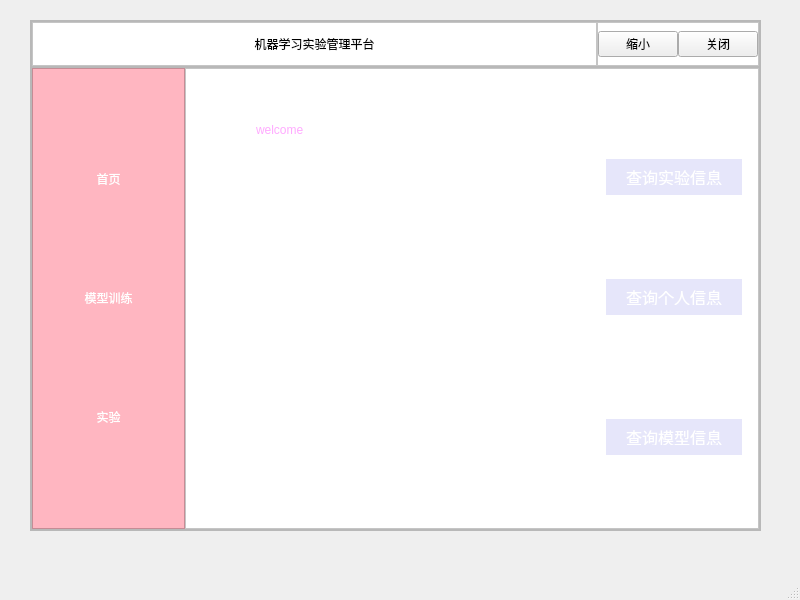
<?xml version="1.0" encoding="UTF-8"?>
<ui version="4.0">
 <class>MainWindow</class>
 <widget class="QMainWindow" name="MainWindow">
  <property name="geometry">
   <rect>
    <x>0</x>
    <y>0</y>
    <width>800</width>
    <height>600</height>
   </rect>
  </property>
  <property name="windowTitle">
   <string>MainWindow</string>
  </property>
  <widget class="QWidget" name="centralwidget">
   <widget class="QFrame" name="frame">
    <property name="geometry">
     <rect>
      <x>30</x>
      <y>20</y>
      <width>731</width>
      <height>511</height>
     </rect>
    </property>
    <property name="minimumSize">
     <size>
      <width>731</width>
      <height>511</height>
     </size>
    </property>
    <property name="styleSheet">
     <string notr="true"/>
    </property>
    <property name="frameShape">
     <enum>QFrame::StyledPanel</enum>
    </property>
    <property name="frameShadow">
     <enum>QFrame::Raised</enum>
    </property>
    <layout class="QVBoxLayout" name="verticalLayout">
     <property name="spacing">
      <number>0</number>
     </property>
     <property name="leftMargin">
      <number>0</number>
     </property>
     <property name="topMargin">
      <number>0</number>
     </property>
     <property name="rightMargin">
      <number>0</number>
     </property>
     <property name="bottomMargin">
      <number>0</number>
     </property>
     <item>
      <widget class="QFrame" name="frame_2">
       <property name="sizePolicy">
        <sizepolicy hsizetype="Preferred" vsizetype="Expanding">
         <horstretch>0</horstretch>
         <verstretch>1</verstretch>
        </sizepolicy>
       </property>
       <property name="styleSheet">
        <string notr="true"/>
       </property>
       <property name="frameShape">
        <enum>QFrame::StyledPanel</enum>
       </property>
       <property name="frameShadow">
        <enum>QFrame::Raised</enum>
       </property>
       <layout class="QHBoxLayout" name="horizontalLayout">
        <property name="spacing">
         <number>0</number>
        </property>
        <property name="leftMargin">
         <number>0</number>
        </property>
        <property name="topMargin">
         <number>0</number>
        </property>
        <property name="rightMargin">
         <number>0</number>
        </property>
        <property name="bottomMargin">
         <number>0</number>
        </property>
        <item>
         <widget class="QFrame" name="frame_4">
          <property name="sizePolicy">
           <sizepolicy hsizetype="Expanding" vsizetype="Preferred">
            <horstretch>15</horstretch>
            <verstretch>0</verstretch>
           </sizepolicy>
          </property>
          <property name="styleSheet">
           <string notr="true">#frame_4 {
    background-color: rgba(255,255,255); 
}</string>
          </property>
          <property name="frameShape">
           <enum>QFrame::StyledPanel</enum>
          </property>
          <property name="frameShadow">
           <enum>QFrame::Raised</enum>
          </property>
          <layout class="QHBoxLayout" name="horizontalLayout_2">
           <property name="spacing">
            <number>0</number>
           </property>
           <property name="leftMargin">
            <number>0</number>
           </property>
           <property name="topMargin">
            <number>0</number>
           </property>
           <property name="rightMargin">
            <number>0</number>
           </property>
           <property name="bottomMargin">
            <number>0</number>
           </property>
           <item>
            <widget class="QPushButton" name="pushButton">
             <property name="styleSheet">
              <string notr="true">QPushButton:hover {
    padding-bottom: 5px; /* 鼠标悬停时按钮底部内边距为5px */
}

QPushButton {
    border: none; /* 移除按钮边框 */
}</string>
             </property>
             <property name="text">
              <string>机器学习实验管理平台</string>
             </property>
            </widget>
           </item>
          </layout>
         </widget>
        </item>
        <item>
         <widget class="QFrame" name="frame_5">
          <property name="sizePolicy">
           <sizepolicy hsizetype="Expanding" vsizetype="Preferred">
            <horstretch>1</horstretch>
            <verstretch>0</verstretch>
           </sizepolicy>
          </property>
          <property name="styleSheet">
           <string notr="true">QPushButton:hover{
padding-bottom:5px;
}
#frame_5 {
    background-color: rgba(255,255,255); 
}</string>
          </property>
          <property name="frameShape">
           <enum>QFrame::StyledPanel</enum>
          </property>
          <property name="frameShadow">
           <enum>QFrame::Raised</enum>
          </property>
          <layout class="QHBoxLayout" name="horizontalLayout_3">
           <property name="spacing">
            <number>0</number>
           </property>
           <property name="leftMargin">
            <number>0</number>
           </property>
           <property name="topMargin">
            <number>0</number>
           </property>
           <property name="rightMargin">
            <number>0</number>
           </property>
           <property name="bottomMargin">
            <number>0</number>
           </property>
           <item>
            <widget class="QPushButton" name="pushButton_Minimize">
             <property name="text">
              <string>缩小</string>
             </property>
             <property name="icon">
              <iconset>
               <normaloff>C:/Users/26306/.designer/icon/花花.png</normaloff>C:/Users/26306/.designer/icon/花花.png</iconset>
             </property>
            </widget>
           </item>
           <item>
            <widget class="QPushButton" name="pushButton_Close2">
             <property name="text">
              <string>关闭</string>
             </property>
             <property name="icon">
              <iconset>
               <normaloff>C:/Users/26306/.designer/icon/郁金香.png</normaloff>C:/Users/26306/.designer/icon/郁金香.png</iconset>
             </property>
            </widget>
           </item>
          </layout>
         </widget>
        </item>
       </layout>
      </widget>
     </item>
     <item>
      <widget class="QFrame" name="frame_3">
       <property name="sizePolicy">
        <sizepolicy hsizetype="Preferred" vsizetype="Expanding">
         <horstretch>0</horstretch>
         <verstretch>10</verstretch>
        </sizepolicy>
       </property>
       <property name="frameShape">
        <enum>QFrame::StyledPanel</enum>
       </property>
       <property name="frameShadow">
        <enum>QFrame::Raised</enum>
       </property>
       <layout class="QHBoxLayout" name="horizontalLayout_4">
        <property name="spacing">
         <number>0</number>
        </property>
        <property name="leftMargin">
         <number>0</number>
        </property>
        <property name="topMargin">
         <number>0</number>
        </property>
        <property name="rightMargin">
         <number>0</number>
        </property>
        <property name="bottomMargin">
         <number>0</number>
        </property>
        <item>
         <widget class="QFrame" name="frame_6">
          <property name="sizePolicy">
           <sizepolicy hsizetype="Expanding" vsizetype="Preferred">
            <horstretch>4</horstretch>
            <verstretch>0</verstretch>
           </sizepolicy>
          </property>
          <property name="styleSheet">
           <string notr="true">#frame_6 {
    background-color: rgba(255, 182, 193); /* 半透明的淡粉色背景 */
}

QPushButton {
    border: none; /* 无边框 */
    color: rgb(255, 255, 255); /* 文字颜色为白色 */
    font: 14pt &quot;隶书&quot;; /* 修正字体大小和字体族的声明 */
}

QPushButton:hover {
    color: rgb(189, 189, 189); /* 鼠标悬停时的文字颜色 */
}
QPushButton:pressed {
    color: rgb(100, 100, 100); /* 按钮被按下时的文字颜色 */
}</string>
          </property>
          <property name="frameShape">
           <enum>QFrame::StyledPanel</enum>
          </property>
          <property name="frameShadow">
           <enum>QFrame::Raised</enum>
          </property>
          <layout class="QVBoxLayout" name="verticalLayout_2">
           <property name="spacing">
            <number>0</number>
           </property>
           <property name="leftMargin">
            <number>0</number>
           </property>
           <property name="topMargin">
            <number>0</number>
           </property>
           <property name="rightMargin">
            <number>0</number>
           </property>
           <property name="bottomMargin">
            <number>0</number>
           </property>
           <item>
            <widget class="QPushButton" name="pushButton_Home">
             <property name="text">
              <string>首页</string>
             </property>
            </widget>
           </item>
           <item>
            <widget class="QPushButton" name="pushButton_Model">
             <property name="text">
              <string>模型训练</string>
             </property>
            </widget>
           </item>
           <item>
            <widget class="QPushButton" name="pushButton_Experiments">
             <property name="text">
              <string>实验</string>
             </property>
            </widget>
           </item>
          </layout>
         </widget>
        </item>
        <item>
         <widget class="QFrame" name="frame_7">
          <property name="sizePolicy">
           <sizepolicy hsizetype="Expanding" vsizetype="Preferred">
            <horstretch>15</horstretch>
            <verstretch>0</verstretch>
           </sizepolicy>
          </property>
          <property name="styleSheet">
           <string notr="true">#frame_7 {
    background-color: rgba(255,255,255); 
}</string>
          </property>
          <property name="frameShape">
           <enum>QFrame::StyledPanel</enum>
          </property>
          <property name="frameShadow">
           <enum>QFrame::Raised</enum>
          </property>
          <layout class="QVBoxLayout" name="verticalLayout_3">
           <property name="spacing">
            <number>0</number>
           </property>
           <property name="leftMargin">
            <number>0</number>
           </property>
           <property name="topMargin">
            <number>0</number>
           </property>
           <property name="rightMargin">
            <number>0</number>
           </property>
           <property name="bottomMargin">
            <number>0</number>
           </property>
           <item>
            <widget class="QStackedWidget" name="stackedWidget">
             <property name="styleSheet">
              <string notr="true"/>
             </property>
             <property name="currentIndex">
              <number>0</number>
             </property>
             <widget class="QWidget" name="page_Home">
              <widget class="QPushButton" name="pushButton_Experiment_Info">
               <property name="geometry">
                <rect>
                 <x>420</x>
                 <y>90</y>
                 <width>136</width>
                 <height>36</height>
                </rect>
               </property>
               <property name="styleSheet">
                <string notr="true">QPushButton {  
                background-color: #e6e6fa; /* 浅紫色背景 */  
                color: #ffffff; /* 白色字体 */  
                border: none; /* 移除边框 */  
                padding: 10px 20px; /* 内边距 */  
                text-align: center; /* 文本居中 */  
                font-size: 16px; /* 字体大小 */  
                cursor: pointer; /* 鼠标悬停时显示指针 */  
            }  
            QPushButton:hover {  
                background-color: #d1d1f0; /* 鼠标悬停时的背景色 */  
            }  
            QPushButton:pressed {  
                background-color: #b3b3e6; /* 按钮按下时的背景色 */  
            }  </string>
               </property>
               <property name="text">
                <string>查询实验信息</string>
               </property>
              </widget>
              <widget class="QPushButton" name="pushButton_Personal_Info">
               <property name="geometry">
                <rect>
                 <x>420</x>
                 <y>210</y>
                 <width>136</width>
                 <height>36</height>
                </rect>
               </property>
               <property name="styleSheet">
                <string notr="true">QPushButton {  
                background-color: #e6e6fa; /* 浅紫色背景 */  
                color: #ffffff; /* 白色字体 */  
                border: none; /* 移除边框 */  
                padding: 10px 20px; /* 内边距 */  
                text-align: center; /* 文本居中 */  
                font-size: 16px; /* 字体大小 */  
                cursor: pointer; /* 鼠标悬停时显示指针 */  
            }  
            QPushButton:hover {  
                background-color: #d1d1f0; /* 鼠标悬停时的背景色 */  
            }  
            QPushButton:pressed {  
                background-color: #b3b3e6; /* 按钮按下时的背景色 */  
            }  </string>
               </property>
               <property name="text">
                <string>查询个人信息</string>
               </property>
              </widget>
              <widget class="QPushButton" name="pushButton_model">
               <property name="geometry">
                <rect>
                 <x>420</x>
                 <y>350</y>
                 <width>136</width>
                 <height>36</height>
                </rect>
               </property>
               <property name="styleSheet">
                <string notr="true">QPushButton {  
                background-color: #e6e6fa; /* 浅紫色背景 */  
                color: #ffffff; /* 白色字体 */  
                border: none; /* 移除边框 */  
                padding: 10px 20px; /* 内边距 */  
                text-align: center; /* 文本居中 */  
                font-size: 16px; /* 字体大小 */  
                cursor: pointer; /* 鼠标悬停时显示指针 */  
            }  
            QPushButton:hover {  
                background-color: #d1d1f0; /* 鼠标悬停时的背景色 */  
            }  
            QPushButton:pressed {  
                background-color: #b3b3e6; /* 按钮按下时的背景色 */  
            }  </string>
               </property>
               <property name="text">
                <string>查询模型信息</string>
               </property>
              </widget>
              <widget class="QLabel" name="label">
               <property name="geometry">
                <rect>
                 <x>70</x>
                 <y>10</y>
                 <width>251</width>
                 <height>101</height>
                </rect>
               </property>
               <property name="styleSheet">
                <string notr="true">
color: rgb(255, 170, 255);
font: 48pt &quot;华文行楷&quot;;</string>
               </property>
               <property name="text">
                <string>welcome</string>
               </property>
              </widget>
              <widget class="QLabel" name="label_8">
               <property name="geometry">
                <rect>
                 <x>60</x>
                 <y>170</y>
                 <width>231</width>
                 <height>211</height>
                </rect>
               </property>
               <property name="styleSheet">
                <string notr="true">image: url(:/icons/icon/喜鹊.png);</string>
               </property>
               <property name="text">
                <string/>
               </property>
              </widget>
             </widget>
             <widget class="QWidget" name="page_Mmodel">
              <widget class="QTableWidget" name="tableWidget_4">
               <property name="geometry">
                <rect>
                 <x>10</x>
                 <y>80</y>
                 <width>571</width>
                 <height>231</height>
                </rect>
               </property>
               <column>
                <property name="text">
                 <string>模型名</string>
                </property>
               </column>
               <column>
                <property name="text">
                 <string>评估效果</string>
                </property>
               </column>
               <column>
                <property name="text">
                 <string>数据集路径</string>
                </property>
               </column>
               <column>
                <property name="text">
                 <string>模型路径</string>
                </property>
               </column>
               <column>
                <property name="text">
                 <string>模型参数</string>
                </property>
               </column>
               <column>
                <property name="text">
                 <string/>
                </property>
               </column>
               <column>
                <property name="text">
                 <string/>
                </property>
               </column>
               <column>
                <property name="text">
                 <string/>
                </property>
               </column>
               <column>
                <property name="text">
                 <string/>
                </property>
               </column>
              </widget>
              <widget class="QPushButton" name="pushButton_look_4">
               <property name="geometry">
                <rect>
                 <x>50</x>
                 <y>370</y>
                 <width>93</width>
                 <height>28</height>
                </rect>
               </property>
               <property name="text">
                <string>查看</string>
               </property>
              </widget>
              <widget class="QPushButton" name="pushButton_modify_2">
               <property name="geometry">
                <rect>
                 <x>340</x>
                 <y>370</y>
                 <width>93</width>
                 <height>28</height>
                </rect>
               </property>
               <property name="text">
                <string>修改</string>
               </property>
              </widget>
              <widget class="QLabel" name="label_9">
               <property name="geometry">
                <rect>
                 <x>20</x>
                 <y>20</y>
                 <width>171</width>
                 <height>31</height>
                </rect>
               </property>
               <property name="styleSheet">
                <string notr="true">font: 15pt &quot;幼圆&quot;;</string>
               </property>
               <property name="text">
                <string>查看模型信息</string>
               </property>
              </widget>
             </widget>
             <widget class="QWidget" name="page_Personal_Info">
              <layout class="QGridLayout" name="gridLayout">
               <item row="1" column="3">
                <widget class="QLineEdit" name="lineEdit_Email">
                 <property name="text">
                  <string/>
                 </property>
                </widget>
               </item>
               <item row="3" column="1">
                <widget class="QPushButton" name="pushButton_look">
                 <property name="minimumSize">
                  <size>
                   <width>0</width>
                   <height>28</height>
                  </size>
                 </property>
                 <property name="styleSheet">
                  <string notr="true">background-color: rgb(15, 15, 15);
color: rgb(255, 255, 255);</string>
                 </property>
                 <property name="text">
                  <string>查看</string>
                 </property>
                </widget>
               </item>
               <item row="0" column="3">
                <widget class="QLineEdit" name="lineEdit_Username">
                 <property name="text">
                  <string/>
                 </property>
                </widget>
               </item>
               <item row="1" column="1">
                <widget class="QLineEdit" name="lineEdit_PasswordHash">
                 <property name="text">
                  <string/>
                 </property>
                </widget>
               </item>
               <item row="2" column="3">
                <widget class="QLineEdit" name="lineEdit_RegistrationDate">
                 <property name="text">
                  <string/>
                 </property>
                </widget>
               </item>
               <item row="2" column="1">
                <widget class="QLineEdit" name="lineEdit_Gender">
                 <property name="text">
                  <string/>
                 </property>
                </widget>
               </item>
               <item row="3" column="3">
                <widget class="QPushButton" name="pushButton_modify">
                 <property name="styleSheet">
                  <string notr="true">background-color: rgb(4, 4, 4);
color: rgb(255, 255, 255);</string>
                 </property>
                 <property name="text">
                  <string>修改</string>
                 </property>
                </widget>
               </item>
               <item row="0" column="1">
                <widget class="QLineEdit" name="lineEdit_UserID">
                 <property name="text">
                  <string/>
                 </property>
                </widget>
               </item>
               <item row="0" column="2">
                <widget class="QLabel" name="label_5">
                 <property name="text">
                  <string>   用户名：</string>
                 </property>
                </widget>
               </item>
               <item row="0" column="0">
                <widget class="QLabel" name="label_6">
                 <property name="styleSheet">
                  <string notr="true">font: 10pt &quot;隶书&quot;;</string>
                 </property>
                 <property name="text">
                  <string>ID:</string>
                 </property>
                </widget>
               </item>
               <item row="1" column="0">
                <widget class="QLabel" name="label_11">
                 <property name="text">
                  <string>密码：</string>
                 </property>
                </widget>
               </item>
               <item row="2" column="0">
                <widget class="QLabel" name="label_12">
                 <property name="text">
                  <string>性别：</string>
                 </property>
                </widget>
               </item>
               <item row="1" column="2">
                <widget class="QLabel" name="label_13">
                 <property name="text">
                  <string>    邮箱：</string>
                 </property>
                </widget>
               </item>
               <item row="2" column="2">
                <widget class="QLabel" name="label_14">
                 <property name="text">
                  <string>   注册时间：</string>
                 </property>
                </widget>
               </item>
              </layout>
             </widget>
             <widget class="QWidget" name="page_Experiment_Info">
              <widget class="QTableWidget" name="tableWidget">
               <property name="geometry">
                <rect>
                 <x>10</x>
                 <y>110</y>
                 <width>561</width>
                 <height>171</height>
                </rect>
               </property>
               <column>
                <property name="text">
                 <string>实验ID:</string>
                </property>
               </column>
               <column>
                <property name="text">
                 <string>实验名：</string>
                </property>
               </column>
               <column>
                <property name="text">
                 <string>实验状态</string>
                </property>
               </column>
               <column>
                <property name="text">
                 <string>实验时间</string>
                </property>
               </column>
              </widget>
              <widget class="QPushButton" name="pushButton_look_1">
               <property name="geometry">
                <rect>
                 <x>80</x>
                 <y>330</y>
                 <width>93</width>
                 <height>28</height>
                </rect>
               </property>
               <property name="text">
                <string>查询</string>
               </property>
              </widget>
              <widget class="QPushButton" name="pushButton_delete">
               <property name="geometry">
                <rect>
                 <x>340</x>
                 <y>330</y>
                 <width>93</width>
                 <height>28</height>
                </rect>
               </property>
               <property name="text">
                <string>删除</string>
               </property>
              </widget>
              <widget class="QLabel" name="label_10">
               <property name="geometry">
                <rect>
                 <x>30</x>
                 <y>20</y>
                 <width>161</width>
                 <height>51</height>
                </rect>
               </property>
               <property name="styleSheet">
                <string notr="true">font: 15pt &quot;幼圆&quot;;</string>
               </property>
               <property name="text">
                <string>查看实验信息</string>
               </property>
              </widget>
             </widget>
             <widget class="QWidget" name="page_Admin">
              <widget class="QLabel" name="label_2">
               <property name="geometry">
                <rect>
                 <x>10</x>
                 <y>0</y>
                 <width>211</width>
                 <height>111</height>
                </rect>
               </property>
               <property name="styleSheet">
                <string notr="true">font: 24pt &quot;Agency FB&quot;;</string>
               </property>
               <property name="text">
                <string>管理员页面</string>
               </property>
              </widget>
              <widget class="QPushButton" name="pushButton_Manage_Profile">
               <property name="geometry">
                <rect>
                 <x>30</x>
                 <y>100</y>
                 <width>151</width>
                 <height>71</height>
                </rect>
               </property>
               <property name="text">
                <string>管理个人账户</string>
               </property>
              </widget>
              <widget class="QPushButton" name="pushButton_Manage_Experiments">
               <property name="geometry">
                <rect>
                 <x>310</x>
                 <y>100</y>
                 <width>141</width>
                 <height>71</height>
                </rect>
               </property>
               <property name="text">
                <string>管理实验信息</string>
               </property>
              </widget>
             </widget>
             <widget class="QWidget" name="page_Manage_Profile">
              <widget class="QTableWidget" name="tableWidget_3">
               <property name="geometry">
                <rect>
                 <x>30</x>
                 <y>80</y>
                 <width>531</width>
                 <height>261</height>
                </rect>
               </property>
               <column>
                <property name="text">
                 <string>用户ID</string>
                </property>
               </column>
               <column>
                <property name="text">
                 <string>用户名</string>
                </property>
               </column>
               <column>
                <property name="text">
                 <string>密码</string>
                </property>
               </column>
               <column>
                <property name="text">
                 <string>注册时间</string>
                </property>
               </column>
               <column>
                <property name="text">
                 <string>邮箱</string>
                </property>
               </column>
               <column>
                <property name="text">
                 <string>性别</string>
                </property>
               </column>
              </widget>
              <widget class="QPushButton" name="pushButton_look_3">
               <property name="geometry">
                <rect>
                 <x>70</x>
                 <y>380</y>
                 <width>93</width>
                 <height>28</height>
                </rect>
               </property>
               <property name="text">
                <string>查询</string>
               </property>
              </widget>
              <widget class="QPushButton" name="pushButton_delete_3">
               <property name="geometry">
                <rect>
                 <x>380</x>
                 <y>380</y>
                 <width>93</width>
                 <height>28</height>
                </rect>
               </property>
               <property name="text">
                <string>删除</string>
               </property>
              </widget>
             </widget>
             <widget class="QWidget" name="page_Manage_Experiments">
              <widget class="QTableWidget" name="tableWidget_2">
               <property name="geometry">
                <rect>
                 <x>0</x>
                 <y>130</y>
                 <width>571</width>
                 <height>192</height>
                </rect>
               </property>
               <column>
                <property name="text">
                 <string>用户ID</string>
                </property>
               </column>
               <column>
                <property name="text">
                 <string>实验ID</string>
                </property>
               </column>
               <column>
                <property name="text">
                 <string>实验状态</string>
                </property>
               </column>
               <column>
                <property name="text">
                 <string>实验状态</string>
                </property>
               </column>
               <column>
                <property name="text">
                 <string>实验时间</string>
                </property>
               </column>
              </widget>
              <widget class="QPushButton" name="pushButton_look_2">
               <property name="geometry">
                <rect>
                 <x>70</x>
                 <y>380</y>
                 <width>93</width>
                 <height>28</height>
                </rect>
               </property>
               <property name="text">
                <string>查询</string>
               </property>
              </widget>
              <widget class="QPushButton" name="pushButton_delete_2">
               <property name="geometry">
                <rect>
                 <x>320</x>
                 <y>380</y>
                 <width>93</width>
                 <height>28</height>
                </rect>
               </property>
               <property name="text">
                <string>修改</string>
               </property>
              </widget>
             </widget>
             <widget class="QWidget" name="page_Model">
              <widget class="QComboBox" name="comboBox">
               <property name="geometry">
                <rect>
                 <x>290</x>
                 <y>40</y>
                 <width>171</width>
                 <height>22</height>
                </rect>
               </property>
               <item>
                <property name="text">
                 <string>CNN</string>
                </property>
               </item>
               <item>
                <property name="text">
                 <string>Random_Forest</string>
                </property>
               </item>
               <item>
                <property name="text">
                 <string>RESNET</string>
                </property>
               </item>
              </widget>
              <widget class="QStackedWidget" name="stackedWidget_2">
               <property name="geometry">
                <rect>
                 <x>340</x>
                 <y>130</y>
                 <width>193</width>
                 <height>231</height>
                </rect>
               </property>
               <property name="currentIndex">
                <number>0</number>
               </property>
               <widget class="QWidget" name="page_resnet">
                <layout class="QVBoxLayout" name="verticalLayout_5">
                 <item>
                  <widget class="QLineEdit" name="lineEdit_size">
                   <property name="text">
                    <string/>
                   </property>
                   <property name="placeholderText">
                    <string>批量：</string>
                   </property>
                  </widget>
                 </item>
                 <item>
                  <widget class="QLineEdit" name="lineEdit_rate">
                   <property name="text">
                    <string/>
                   </property>
                   <property name="placeholderText">
                    <string>学习率：</string>
                   </property>
                  </widget>
                 </item>
                 <item>
                  <widget class="QComboBox" name="comboBox_youhuaqi">
                   <item>
                    <property name="text">
                     <string>SGD</string>
                    </property>
                   </item>
                   <item>
                    <property name="text">
                     <string>Adam</string>
                    </property>
                   </item>
                  </widget>
                 </item>
                </layout>
               </widget>
               <widget class="QWidget" name="page_3">
                <layout class="QVBoxLayout" name="verticalLayout_6">
                 <item>
                  <widget class="QLineEdit" name="lineEdit_max_depth">
                   <property name="placeholderText">
                    <string>n_estimators</string>
                   </property>
                  </widget>
                 </item>
                 <item>
                  <widget class="QLineEdit" name="lineEdit_max_leaf_nodes">
                   <property name="placeholderText">
                    <string>max_features</string>
                   </property>
                  </widget>
                 </item>
                 <item>
                  <widget class="QLineEdit" name="lineEdit_random_2">
                   <property name="placeholderText">
                    <string>max_depth</string>
                   </property>
                  </widget>
                 </item>
                </layout>
               </widget>
               <widget class="QWidget" name="page_2">
                <layout class="QVBoxLayout" name="verticalLayout_4">
                 <item>
                  <widget class="QLineEdit" name="lineEdit_C">
                   <property name="placeholderText">
                    <string>IR：</string>
                   </property>
                  </widget>
                 </item>
                 <item>
                  <widget class="QLineEdit" name="lineEdit">
                   <property name="placeholderText">
                    <string>bath_size:</string>
                   </property>
                  </widget>
                 </item>
                 <item>
                  <widget class="QLineEdit" name="lineEdit_random">
                   <property name="placeholderText">
                    <string>epochs:</string>
                   </property>
                  </widget>
                 </item>
                </layout>
               </widget>
              </widget>
              <widget class="QPushButton" name="pushButton_data_directory">
               <property name="geometry">
                <rect>
                 <x>110</x>
                 <y>160</y>
                 <width>93</width>
                 <height>28</height>
                </rect>
               </property>
               <property name="text">
                <string>上传数据集</string>
               </property>
              </widget>
              <widget class="QPushButton" name="pushButton_model_directory">
               <property name="geometry">
                <rect>
                 <x>110</x>
                 <y>230</y>
                 <width>93</width>
                 <height>28</height>
                </rect>
               </property>
               <property name="text">
                <string>模型保存</string>
               </property>
              </widget>
              <widget class="QPushButton" name="pushButton_training">
               <property name="geometry">
                <rect>
                 <x>110</x>
                 <y>310</y>
                 <width>93</width>
                 <height>28</height>
                </rect>
               </property>
               <property name="text">
                <string>运行</string>
               </property>
              </widget>
              <widget class="QLineEdit" name="lineEdit_accuracy">
               <property name="geometry">
                <rect>
                 <x>400</x>
                 <y>380</y>
                 <width>101</width>
                 <height>31</height>
                </rect>
               </property>
              </widget>
              <widget class="QLabel" name="label_7">
               <property name="geometry">
                <rect>
                 <x>340</x>
                 <y>380</y>
                 <width>51</width>
                 <height>31</height>
                </rect>
               </property>
               <property name="text">
                <string>准确率：</string>
               </property>
              </widget>
              <widget class="QLabel" name="label_16">
               <property name="geometry">
                <rect>
                 <x>20</x>
                 <y>10</y>
                 <width>201</width>
                 <height>151</height>
                </rect>
               </property>
               <property name="styleSheet">
                <string notr="true">image: url(:/icons/icon/锦鲤戏水.png);</string>
               </property>
               <property name="text">
                <string/>
               </property>
              </widget>
             </widget>
             <widget class="QWidget" name="page_Experiments">
              <widget class="QPushButton" name="pushButton_5">
               <property name="geometry">
                <rect>
                 <x>140</x>
                 <y>150</y>
                 <width>93</width>
                 <height>28</height>
                </rect>
               </property>
               <property name="text">
                <string>上传图片</string>
               </property>
              </widget>
              <widget class="QPushButton" name="pushButton_6">
               <property name="geometry">
                <rect>
                 <x>140</x>
                 <y>220</y>
                 <width>93</width>
                 <height>28</height>
                </rect>
               </property>
               <property name="text">
                <string>选择模型</string>
               </property>
              </widget>
              <widget class="QLineEdit" name="lineEdit_2">
               <property name="geometry">
                <rect>
                 <x>360</x>
                 <y>230</y>
                 <width>71</width>
                 <height>31</height>
                </rect>
               </property>
              </widget>
              <widget class="QLabel" name="label_4">
               <property name="geometry">
                <rect>
                 <x>290</x>
                 <y>230</y>
                 <width>72</width>
                 <height>31</height>
                </rect>
               </property>
               <property name="text">
                <string>结果显示：</string>
               </property>
              </widget>
              <widget class="QPushButton" name="pushButton_7">
               <property name="geometry">
                <rect>
                 <x>140</x>
                 <y>330</y>
                 <width>93</width>
                 <height>28</height>
                </rect>
               </property>
               <property name="text">
                <string>预测</string>
               </property>
              </widget>
              <widget class="QLabel" name="label_3">
               <property name="geometry">
                <rect>
                 <x>330</x>
                 <y>90</y>
                 <width>101</width>
                 <height>81</height>
                </rect>
               </property>
               <property name="text">
                <string/>
               </property>
              </widget>
              <widget class="QLabel" name="label_15">
               <property name="geometry">
                <rect>
                 <x>0</x>
                 <y>10</y>
                 <width>171</width>
                 <height>121</height>
                </rect>
               </property>
               <property name="styleSheet">
                <string notr="true">image: url(:/icons/辞岁女孩.png);</string>
               </property>
               <property name="text">
                <string/>
               </property>
              </widget>
              <widget class="QLabel" name="label_17">
               <property name="geometry">
                <rect>
                 <x>10</x>
                 <y>0</y>
                 <width>141</width>
                 <height>111</height>
                </rect>
               </property>
               <property name="styleSheet">
                <string notr="true">image: url(:/icons/icon/锦鲤游玩.png);</string>
               </property>
               <property name="text">
                <string/>
               </property>
              </widget>
              <widget class="QLabel" name="label_18">
               <property name="geometry">
                <rect>
                 <x>390</x>
                 <y>320</y>
                 <width>171</width>
                 <height>131</height>
                </rect>
               </property>
               <property name="styleSheet">
                <string notr="true">image: url(:/icons/icon/辞岁女孩.png);</string>
               </property>
               <property name="text">
                <string/>
               </property>
              </widget>
              <widget class="QLabel" name="label_19">
               <property name="geometry">
                <rect>
                 <x>0</x>
                 <y>330</y>
                 <width>141</width>
                 <height>131</height>
                </rect>
               </property>
               <property name="styleSheet">
                <string notr="true">image: url(:/icons/icon/辞岁男孩.png);</string>
               </property>
               <property name="text">
                <string/>
               </property>
              </widget>
             </widget>
            </widget>
           </item>
          </layout>
         </widget>
        </item>
       </layout>
      </widget>
     </item>
    </layout>
   </widget>
  </widget>
  <widget class="QMenuBar" name="menubar">
   <property name="geometry">
    <rect>
     <x>0</x>
     <y>0</y>
     <width>800</width>
     <height>26</height>
    </rect>
   </property>
  </widget>
  <widget class="QStatusBar" name="statusbar"/>
 </widget>
 <resources>
  <include location="res.qrc"/>
 </resources>
 <connections>
  <connection>
   <sender>pushButton_Close2</sender>
   <signal>clicked()</signal>
   <receiver>MainWindow</receiver>
   <slot>close()</slot>
   <hints>
    <hint type="sourcelabel">
     <x>707</x>
     <y>71</y>
    </hint>
    <hint type="destinationlabel">
     <x>782</x>
     <y>46</y>
    </hint>
   </hints>
  </connection>
  <connection>
   <sender>pushButton_Minimize</sender>
   <signal>clicked()</signal>
   <receiver>MainWindow</receiver>
   <slot>showMinimized()</slot>
   <hints>
    <hint type="sourcelabel">
     <x>589</x>
     <y>69</y>
    </hint>
    <hint type="destinationlabel">
     <x>728</x>
     <y>26</y>
    </hint>
   </hints>
  </connection>
  <connection>
   <sender>comboBox</sender>
   <signal>currentIndexChanged(int)</signal>
   <receiver>stackedWidget_2</receiver>
   <slot>setCurrentIndex(int)</slot>
   <hints>
    <hint type="sourcelabel">
     <x>535</x>
     <y>146</y>
    </hint>
    <hint type="destinationlabel">
     <x>536</x>
     <y>288</y>
    </hint>
   </hints>
  </connection>
 </connections>
</ui>
